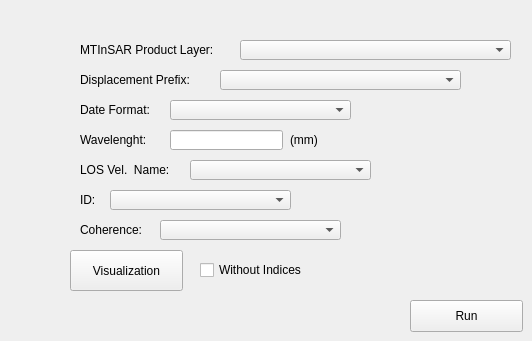
         <widget class="QWidget" name="tab_15">
          <attribute name="title">
           <string>Temporal Analysis</string>
          </attribute>
          <widget class="QComboBox" name="comboBox_28">
           <property name="geometry">
            <rect>
             <x>240</x>
             <y>40</y>
             <width>271</width>
             <height>20</height>
            </rect>
           </property>
          </widget>
          <widget class="QLabel" name="label_107">
           <property name="geometry">
            <rect>
             <x>80</x>
             <y>40</y>
             <width>151</width>
             <height>20</height>
            </rect>
           </property>
           <property name="text">
            <string>MTInSAR Product Layer:</string>
           </property>
          </widget>
          <widget class="QPushButton" name="pushButton_visualize">
           <property name="geometry">
            <rect>
             <x>70</x>
             <y>250</y>
             <width>113</width>
             <height>41</height>
            </rect>
           </property>
           <property name="text">
            <string>Visualization</string>
           </property>
          </widget>
          <widget class="QLineEdit" name="lineEdit_18">
           <property name="geometry">
            <rect>
             <x>170</x>
             <y>130</y>
             <width>113</width>
             <height>20</height>
            </rect>
           </property>
          </widget>
          <widget class="QPushButton" name="pushButton_NLDT">
           <property name="geometry">
            <rect>
             <x>410</x>
             <y>300</y>
             <width>113</width>
             <height>32</height>
            </rect>
           </property>
           <property name="text">
            <string>Run</string>
           </property>
          </widget>
          <widget class="QLabel" name="label_108">
           <property name="geometry">
            <rect>
             <x>290</x>
             <y>130</y>
             <width>91</width>
             <height>20</height>
            </rect>
           </property>
           <property name="text">
            <string>(mm)</string>
           </property>
          </widget>
          <widget class="QLabel" name="label_109">
           <property name="geometry">
            <rect>
             <x>80</x>
             <y>70</y>
             <width>131</width>
             <height>20</height>
            </rect>
           </property>
           <property name="text">
            <string>Displacement Prefix:</string>
           </property>
          </widget>
          <widget class="QLabel" name="label_110">
           <property name="geometry">
            <rect>
             <x>80</x>
             <y>130</y>
             <width>91</width>
             <height>20</height>
            </rect>
           </property>
           <property name="text">
            <string>Wavelenght:</string>
           </property>
          </widget>
          <widget class="QLabel" name="label_111">
           <property name="geometry">
            <rect>
             <x>80</x>
             <y>100</y>
             <width>91</width>
             <height>20</height>
            </rect>
           </property>
           <property name="text">
            <string>Date Format:</string>
           </property>
          </widget>
          <widget class="QComboBox" name="comboBox_date">
           <property name="geometry">
            <rect>
             <x>170</x>
             <y>100</y>
             <width>181</width>
             <height>20</height>
            </rect>
           </property>
          </widget>
          <widget class="QComboBox" name="comboBox_datelayer">
           <property name="geometry">
            <rect>
             <x>220</x>
             <y>70</y>
             <width>241</width>
             <height>20</height>
            </rect>
           </property>
          </widget>
          <widget class="QComboBox" name="comboBox_vel">
           <property name="geometry">
            <rect>
             <x>190</x>
             <y>160</y>
             <width>181</width>
             <height>20</height>
            </rect>
           </property>
          </widget>
          <widget class="QLabel" name="label_112">
           <property name="geometry">
            <rect>
             <x>80</x>
             <y>160</y>
             <width>111</width>
             <height>20</height>
            </rect>
           </property>
           <property name="text">
            <string>LOS Vel.  Name:</string>
           </property>
          </widget>
          <widget class="QLabel" name="label_113">
           <property name="geometry">
            <rect>
             <x>80</x>
             <y>190</y>
             <width>91</width>
             <height>20</height>
            </rect>
           </property>
           <property name="text">
            <string>ID:</string>
           </property>
          </widget>
          <widget class="QComboBox" name="comboBox_ID">
           <property name="geometry">
            <rect>
             <x>110</x>
             <y>190</y>
             <width>181</width>
             <height>20</height>
            </rect>
           </property>
          </widget>
          <widget class="QLabel" name="label_114">
           <property name="geometry">
            <rect>
             <x>80</x>
             <y>220</y>
             <width>91</width>
             <height>20</height>
            </rect>
           </property>
           <property name="text">
            <string>Coherence:</string>
           </property>
          </widget>
          <widget class="QComboBox" name="comboBox_coh">
           <property name="geometry">
            <rect>
             <x>160</x>
             <y>220</y>
             <width>181</width>
             <height>20</height>
            </rect>
           </property>
          </widget>
          <widget class="QCheckBox" name="checkBox_senzacalc">
           <property name="geometry">
            <rect>
             <x>200</x>
             <y>260</y>
             <width>121</width>
             <height>20</height>
            </rect>
           </property>
           <property name="text">
            <string>Without Indices</string>
           </property>
          </widget>
         </widget>
